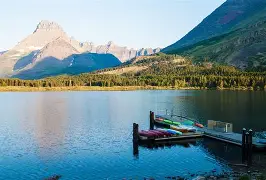
#> input picture Praktikum_5/pemandangan.jpg, 266 x 180 px
$ python latihan2.py
#> lines starting #> are read from the running program, lines starting #| are printed output that depends on the picture
import cv2
import matplotlib.pyplot as plt
import numpy as np

img_bgr = cv2.imread('pemandangan.jpg')
#> img_bgr is the input picture: shape (180, 266, 3); mean B, G, R 150.2, 142, 112.6
img_rgb = cv2.cvtColor(img_bgr, cv2.COLOR_BGR2RGB)
img_gray_std = cv2.cvtColor(img_bgr, cv2.COLOR_BGR2GRAY) # Standar OpenCV
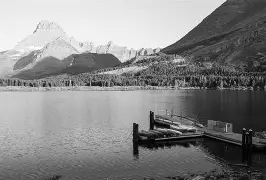
#> img_gray_std: shape (180, 266); min 0, max 255, mean 134.1

# Konversi manual dengan bobot berbeda
img_rgb_float = img_rgb.astype(np.float32)
R = img_rgb_float[:,:,0]
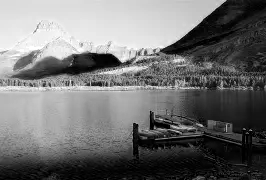
#> R: shape (180, 266) float32; min 0, max 255, mean 112.6
G = img_rgb_float[:,:,1]
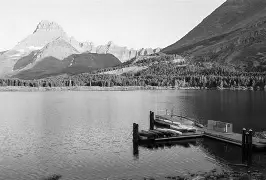
#> G: shape (180, 266) float32; min 0, max 255, mean 142
B = img_rgb_float[:,:,2]
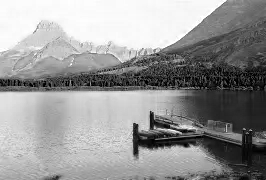
#> B: shape (180, 266) float32; min 0, max 255, mean 150.2

# Rumus bobot latihan 2
gray_custom = (0.3 * R + 0.6 * G + 0.1 * B).astype(np.uint8)

# Tampilkan perbandingan
plt.figure(figsize=(10, 5))
plt.subplot(1, 2, 1)
plt.imshow(img_gray_std, cmap='gray')
plt.title('Standar OpenCV')
plt.axis('off')

plt.subplot(1, 2, 2)
plt.imshow(gray_custom, cmap='gray')
plt.title('Custom (0.3R + 0.6G + 0.1B)')
plt.axis('off')

plt.tight_layout()
plt.show()

$ run again, with Praktikum_5/bunga.jpg copied over Praktikum_5/pemandangan.jpg
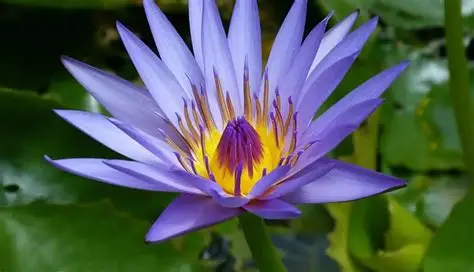
#> input picture Praktikum_5/bunga.jpg, 474 x 272 px
#> img_bgr is the input picture: shape (272, 474, 3); mean B, G, R 85.3, 91.9, 81.2
#> `G = img_rgb_float[:,:,1]`:
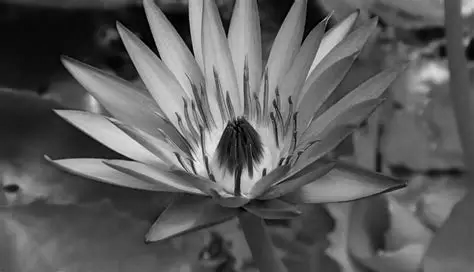
#> G: shape (272, 474) float32; min 0, max 244, mean 91.9
#> `B = img_rgb_float[:,:,2]`:
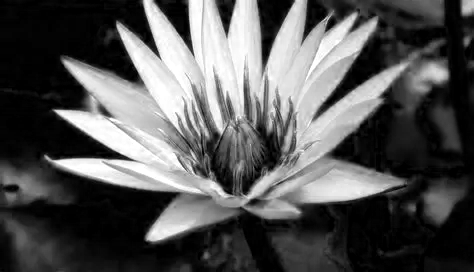
#> B: shape (272, 474) float32; min 0, max 255, mean 85.3
